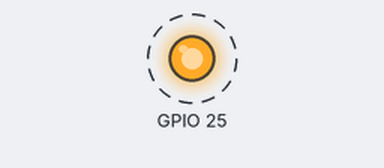
A sketch run on a simulated ESP32. Parts: output pins drawn as LEDs (lit = HIGH). Dashed ring = blinking.

Above: at 0.2 s.
Timing chart, 0 to 3.0 s (numbered marks = the images above):
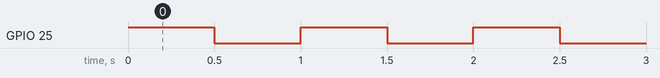

Measured:
- by itself, GPIO 25: alternates HIGH for 0.50 s and LOW for 0.50 s

The sketch:

20250313_boardLED.ino
```cpp
void setup() {
  // put your setup code here, to run once:
pinMode(25,OUTPUT);
}

void loop() {
  // put your main code here, to run repeatedly:
digitalWrite(25,1);
delay(500);
digitalWrite(25,0);
delay(500);
}
```
